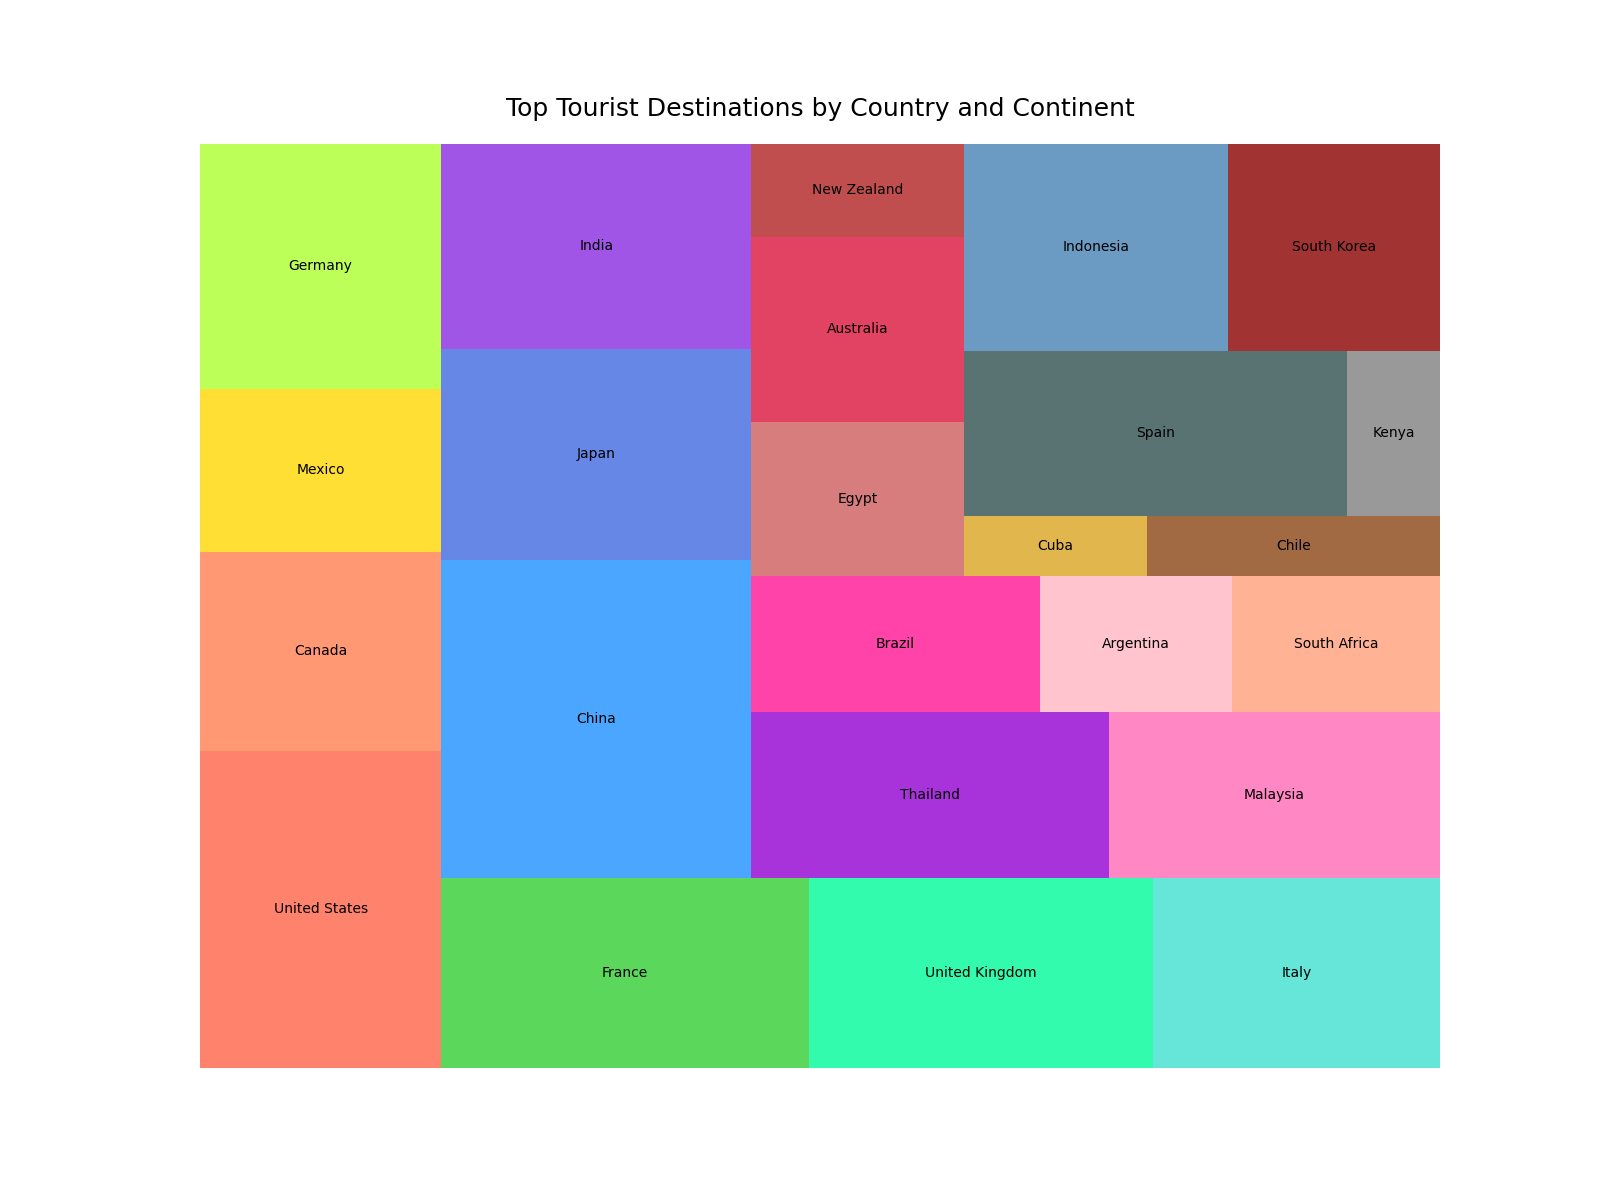

This figure's Python source:

import matplotlib.pyplot as plt
import pandas as pd
import squarify

data = {
    'Continent': ['North America', 'North America', 'North America', 'Europe', 'Europe', 'Europe', 
                  'Europe', 'Asia', 'Asia', 'Asia', 'Asia', 'Asia', 'South America', 'South America', 
                  'Africa', 'Africa', 'Oceania', 'Oceania', 'North America', 'South America', 
                  'Europe', 'Africa', 'Asia', 'Asia'],
    'Country': ['United States', 'Canada', 'Mexico', 'Germany', 'France', 'United Kingdom', 
                'Italy', 'China', 'Japan', 'India', 'Thailand', 'Malaysia', 'Brazil', 'Argentina', 
                'South Africa', 'Egypt', 'Australia', 'New Zealand', 'Cuba', 'Chile', 
                'Spain', 'Kenya', 'Indonesia', 'South Korea'],
    'Visitors': [35000000, 22000000, 18000000, 27000000, 32000000, 30000000, 
                 25000000, 45000000, 30000000, 29000000, 27000000, 25000000, 
                 18000000, 12000000, 13000000, 15000000, 18000000, 9000000, 
                 5000000, 8000000, 29000000, 7000000, 25000000, 20000000]
}

df = pd.DataFrame(data)

plt.figure(figsize=(16, 12))
colors = ['#FF6347', '#FF7F50', '#FFD700', '#ADFF2F', '#32CD32', '#00FA9A', 
          '#40E0D0', '#1E90FF', '#4169E1', '#8A2BE2', '#9400D3', '#FF69B4', 
          '#FF1493', '#FFB6C1', '#FFA07A', '#CD5C5C', '#DC143C', '#B22222', 
          '#DAA520', '#8B4513', '#2F4F4F', '#808080', '#4682B4', '#8B0000']

squarify.plot(sizes=df['Visitors'], label=df['Country'], color=colors, alpha=0.8)
plt.title('Top Tourist Destinations by Country and Continent', fontsize=18, pad=20)
plt.axis('off')

plt.show()
